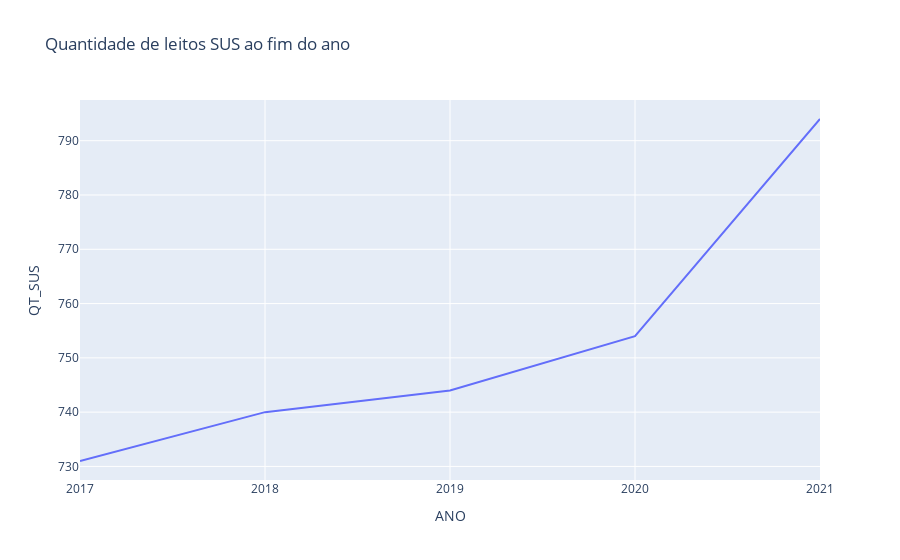

The cell this chart's notebook holds for it:
### Code cell
px.line(leitos_UTI_dezembro, x="ANO", y="QT_SUS", title="Quantidade de leitos SUS ao fim do ano")

### Figure 1 — Plotly figure (JSON) as saved in the notebook; plotly's stock layout.template omitted (floating-point values rounded to 4 significant figures)
{"data": [{"hovertemplate": "ANO=%{x}<br>QT_SUS=%{y}<extra></extra>", "legendgroup": "", "line": {"color": "#636efa", "dash": "solid"}, "marker": {"symbol": "circle"}, "mode": "lines", "name": "", "orientation": "v", "showlegend": false, "type": "scatter", "x": ["2017", "2018", "2019", "2020", "2021"], "xaxis": "x", "y": [731, 740, 744, 754, 794], "yaxis": "y"}], "layout": {"legend": {"tracegroupgap": 0}, "title": {"text": "Quantidade de leitos SUS ao fim do ano"}, "xaxis": {"anchor": "y", "domain": [0, 1], "title": {"text": "ANO"}}, "yaxis": {"anchor": "x", "domain": [0, 1], "title": {"text": "QT_SUS"}}}}
